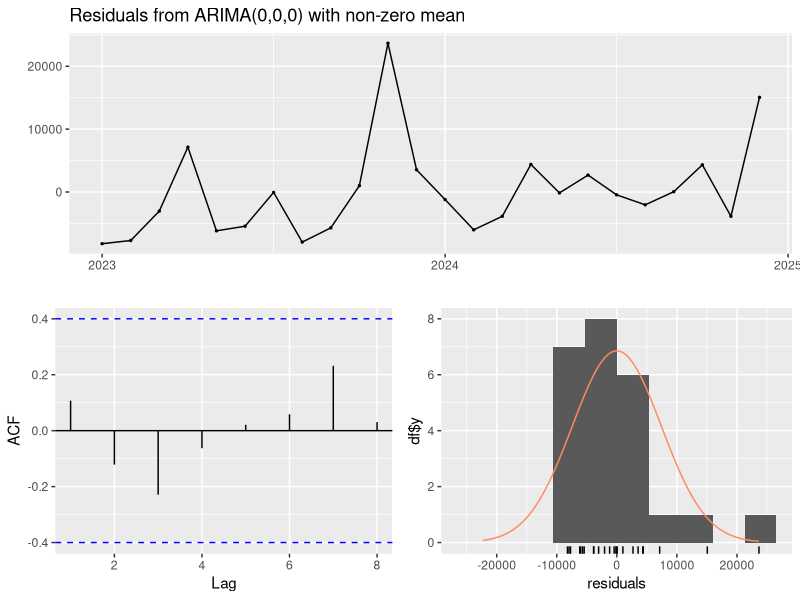
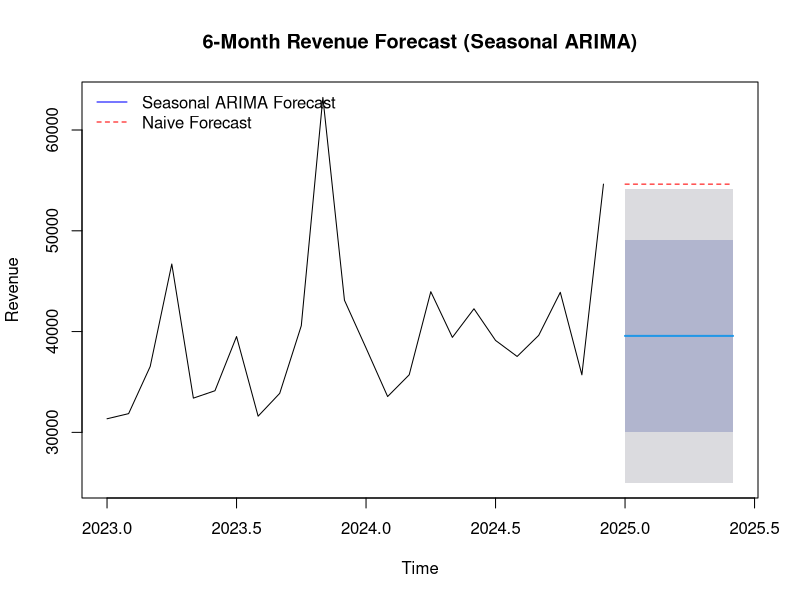

R code for these plots, in order:
# install.packages("forecast") # already installed, commenting out to avoid CRAN mirror error in Rscript


library(dplyr)
library(lubridate)
library(ggplot2)
library(forecast)

# all libraries declared

sales_data <- read.csv("data/sales_data.csv") # same as before
sales_data$date <- as.Date(sales_data$date)

monthly_revenue <- sales_data %>%
    mutate(month = floor_date(date, "month")) %>%
    group_by(month) %>%
    summarise(total_revenue = sum(revenue)) %>%
    arrange(month) # same before, no change as far as i can see

revenue_ts <- ts(
    monthly_revenue$total_revenue,
    start = c(year(min(monthly_revenue$month)), month(min(monthly_revenue$month))),
    frequency = 12
) # this is the monthly data with yearly seasonality.


naive_model <- naive(revenue_ts, h = 6) # new territory, no idea what all this
arima_model <- auto.arima(revenue_ts, seasonal = TRUE)
arima_forecast <- forecast(arima_model, h = 6) # finally forecasting territory, though i dont any of this ngl
pdf("outputs/figures/revenue_forecast.pdf", width = 9, height = 6)

plot(
    arima_forecast,
    main = "6-Month Revenue Forecast (Seasonal ARIMA)", # aye last time we used lab, but this time we are directly using lab in this
    xlab = "Time",
    ylab = "Revenue"
)

lines(naive_model$mean, col = "red", lty = 2)
legend("topleft", legend = c("Seasonal ARIMA Forecast", "Naive Forecast"), col = c("blue", "red"), lty = c(1, 2), bty = "n") # no idea what this is this is legend sure but of what

dev.off()

checkresiduals(arima_model)
print(revenue_ts)
